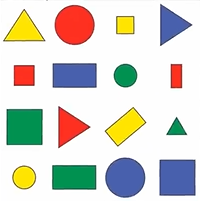
#> input picture Image Processing/Resources/Shapes.PNG, 200 x 202 px, found by its file name
$ python 53_CornerDetection.py
#> lines starting #> are read from the running program, lines starting #| are printed output that depends on the picture; after the words box and inside, x2 and y2 are one past the last pixel; in counts of white or black regions, pixels touching at a corner belong together
# -*- coding: utf-8 -*-
"""
Created on Sun Mar 17 14:00:38 2024

@author: SMI
"""
#Feature Detection and Description.
#Harris Corner Detection
"""
OpenCV has the function cv2.cornerHarris() for this purpose.
Its arguments are : img - Input image, it should be grayscale and float32 type.
blockSize - It is the size of neighbourhood considered for corner detection
ksize - Aperture parameter of Sobel derivative used.
k - Harris detector free parameter in the equation.
"""
import numpy as np
import cv2

img = cv2.imread("D:\\My codes\\Computer Vision\\Image Processing\\Resources\\Shapes.png")
#> img is the input picture: shape (202, 200, 3); mean B, G, R 203.2, 211.6, 213
cv2.imshow('img', img)
gray = cv2.cvtColor(img, cv2.COLOR_BGR2GRAY)
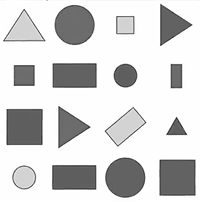
#> gray: shape (202, 200); min 32, max 255, mean 211.1
gray = np.float32(gray)
'''
res= cv.cornerHarris(gray, 2, 3, 0.04)
res = cv.dilate(res, None)
img[res > 0.01 * res.max()] = [0, 0, 255]  # marked color

cv.imshow('dst', img)
if cv.waitKey(0) & 0xff == 27:
    cv.destroyAllWindows()
'''

#parameters (img,no.of corner,quality_level,min_distance between corner)
corners = cv2.goodFeaturesToTrack(gray,100,0.01,20)
#> corners = 41 rows, first 8: [176, 117], [160, 45], [89, 127], [59, 107], [191, 24], [14, 85], [171, 64], [58, 147]
corners = np.int64(corners)

for i in corners:
    x,y = i.ravel()
    cv2.circle(img,(x,y),3,255,-1)
#> this loop made 41 passes
#> (x, y) on passes 1 to 12: (176, 117), (160, 45), (89, 127), (59, 107), (191, 24), (14, 85), (171, 64), (58, 147), (7, 109), (171, 87), (194, 160), (160, 160)
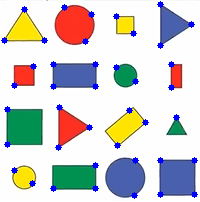
#> img: shape (202, 200, 3); 2.94% of pixels changed, all inside (x1, y1, x2, y2) = (1, 1, 198, 199)

cv2.imshow("res",img)

cv2.waitKey(0)
cv2.destroyAllWindows()
